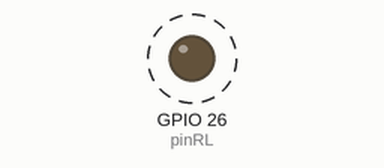
Bench run of a program on a simulated ESP32. Parts: output pins drawn as LEDs (lit = HIGH). Dashed ring = blinking.

Above: at 0.5 s.
Timing chart, 0 to 4.6 s (numbered marks = the images above):
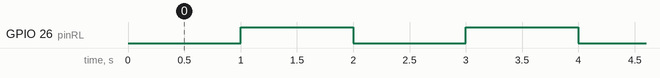

The program:

main.cpp
```cpp
#include <Arduino.h>

const int pinRL = 26;
void setup()
{
  pinMode(pinRL, OUTPUT);
}

void loop()
{
  digitalWrite(pinRL, LOW);
  delay(1000);
  digitalWrite(pinRL, HIGH);
  delay(1000);
}
```

Measured:
- by itself, GPIO 26 (pinRL): alternates HIGH for 1.0 s and LOW for 1.0 s
